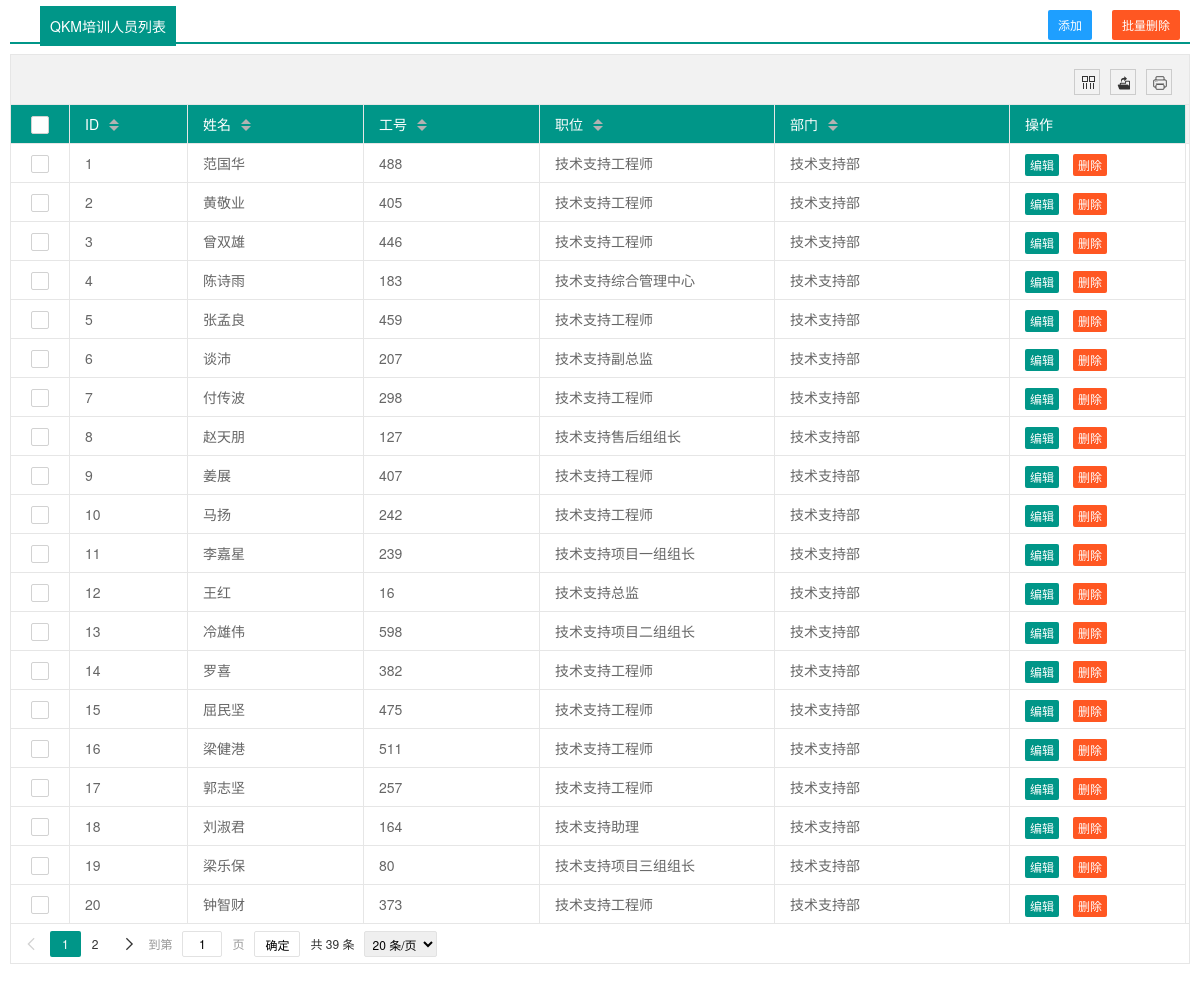
The app's page /code/LayuiStudy/backend/admin/admin.php with its own data.
### tables this page shows
CREATE TABLE `personal_msg` (
  `Name_Index` int(3) unsigned NOT NULL AUTO_INCREMENT,
  `Name` varchar(10) DEFAULT NULL,
  `Job_Num` int(3) DEFAULT NULL,
  `Tittle` varchar(10) DEFAULT NULL,
  `department` varchar(15) DEFAULT NULL,
  PRIMARY KEY (`Name_Index`)
);

### code/LayuiStudy/backend/admin/function.php (called while the page is built, shortened)
<?php
function db_connect($db)
{
    $conn = mysqli_connect($db['db_host'], $db['db_user'], $db['db_pass'],$db['db_name']);
    mysqli_set_charset($conn,'utf8');
    return $conn;
}
function find_ID_All($table,$db)
{
    $conn = db_connect($db);
    $sql  = 'SELECT * FROM ' . $table;
    $result = mysqli_query($conn,$sql);
    $rows=[];
    if ($result && mysqli_num_rows($result) >0) {
        $rows[]= mysqli_fetch_all($result,MYSQLI_ASSOC);
        }
    return $rows;
}

### code/LayuiStudy/backend/admin/admin.php (the view, shortened to what this page needs)
<?php
require 'function.php';
?>
<!DOCTYPE html>
<html>
<head>
  <link rel="stylesheet" type="text/css" href="layui/css/layui.css">
</head>
<body style="padding: 10px;" >
<div class="header">
  <span>QKM培训人员列表</span>
      <button type="button" class="layui-btn layui-btn-sm layui-btn-danger" onclick="multiDel()">批量删除</button>
      <button type="button" class="layui-btn layui-btn-sm layui-btn-normal" onclick="add()">添加</button>
</div>
<table class="layui-table" lay-filter="test" lay-data="{page:true ,toolbar:true ,groups: 2,limit:20}" >
    <tbody>
      <?php
        $result =find_ID_All('personal_msg',$db);
        $arrlength=count($result[0]);
        foreach($result as $rows){
          for($i=0; $i<=$arrlength-1; $i++){
      ?>
        <tr>
          <td lay-data="{field:'Name_Index'}"><?php echo $i+1;?></td>
          <td lay-data="{field:'Name'}"><?php echo $rows[$i]['Name'];?></td>
          <td lay-data="{field:'Job_Num'}"><?php echo $rows[$i]['Job_Num'];?></td>
          <td lay-data="{field:'Tittle'}"><?php echo $rows[$i]['Tittle'];?></td>
          <td lay-data="{field:'department'}"><?php echo $rows[$i]['department'];?></td>
          <td>
          <button class="layui-btn layui-btn-xs"  onclick="edit(<?php echo $rows[$i]['Name_Index'];?>)" value=<?php echo $rows[$i]['Name_Index'];?>>编辑</button>
          <button class="layui-btn layui-btn-danger layui-btn-xs"  onclick="del(<?php echo $rows[$i]['Name_Index'];?>)">删除</button>
          </td>
        </tr>
      <?php
          }
        }
      ?>
    </tbody>
</table>
<br><br><br>
</body>
</html>

### code/LayuiStudy/backend/admin/layui/css/layui.css (style rules this page uses)
.layui-btn,.layui-edge,.layui-inline,img { vertical-align:middle }
.layui-btn,.layui-disabled,.layui-icon,.layui-unselect { -moz-user-select:none;-webkit-user-select:none;-ms-user-select:none }
blockquote,body,button,dd,div,dl,dt,form,h1,h2,h3,h4,h5,h6,input,li,ol,p,pre,td,textarea,th,ul { margin:0;padding:0;-webkit-tap-highlight-color:rgba(0,0,0,0) }
table { border-collapse:collapse;border-spacing:0 }
button,input,optgroup,option,select,textarea { font-family:inherit;font-size:inherit;font-style:inherit;font-weight:inherit;outline:0 }
body { line-height:24px;font:14px Helvetica Neue,Helvetica,PingFang SC,Tahoma,Arial,sans-serif }
.layui-border-box,.layui-border-box * { box-sizing:border-box }
.layui-btn,.layui-input,.layui-select,.layui-textarea,.layui-upload-button { outline:0;-webkit-appearance:none;transition:all .3s;-webkit-transition:all .3s;box-sizing:border-box }
.layui-btn { display:inline-block;height:38px;line-height:38px;padding:0 18px;background-color:#009688;color:#fff;white-space:nowrap;text-align:center;font-size:14px;border:none;border-radius:2px;cursor:pointer }
.layui-btn+.layui-btn { margin-left:10px }
.layui-btn-normal { background-color:#1E9FFF }
.layui-btn-danger { background-color:#FF5722 }
.layui-btn-sm { height:30px;line-height:30px;padding:0 10px;font-size:12px }
.layui-btn-xs { height:22px;line-height:22px;padding:0 5px;font-size:12px }
.layui-table,.layui-table-view { margin:10px 0 }
.layui-table { width:100%;background-color:#fff;color:#666 }
.layui-table tr { transition:all .3s;-webkit-transition:all .3s }
.layui-table td,.layui-table th,.layui-table-col-set,.layui-table-fixed-r,.layui-table-grid-down,.layui-table-header,.layui-table-page,.layui-table-tips-main,.layui-table-tool,.layui-table-total,.layui-table-view,.layui-table[lay-skin=line],.layui-table[lay-skin=row] { border-width:1px;border-style:solid;border-color:#e6e6e6 }
.layui-table td,.layui-table th { position:relative;padding:9px 15px;min-height:20px;line-height:20px;font-size:14px }
.layui-table[lay-data] { display:none }

### code/LayuiStudy/backend/admin/admin.php (style rules this page uses)
.header span { background: #009688;color: #fff;padding: 10px;margin-left: 30px;line-height: 32px; }
.header button { margin: auto 10px; float: right; }
.header { border-bottom: 2px #009688 solid; }

### records on screen
personal_msg: Name "范国华", Job_Num "488", Tittle "技术支持工程师", department "技术支持部", $rows[$i]['Name_Index'] 50 (drawn)
personal_msg: Name "黄敬业", Job_Num "405", Tittle "技术支持工程师", department "技术支持部", $rows[$i]['Name_Index'] 51 (drawn)
personal_msg: Name "曾双雄", Job_Num "446", Tittle "技术支持工程师", department "技术支持部", $rows[$i]['Name_Index'] 49 (drawn)
personal_msg: Name "陈诗雨", Job_Num "183", Tittle "技术支持综合管理中心", department "技术支持部", $rows[$i]['Name_Index'] 48 (drawn)
personal_msg: Name "张孟良", Job_Num "459", Tittle "技术支持工程师", department "技术支持部", $rows[$i]['Name_Index'] 47 (drawn)
personal_msg: Name "谈沛", Job_Num "207", Tittle "技术支持副总监", department "技术支持部", $rows[$i]['Name_Index'] 46 (drawn)
personal_msg: Name "付传波", Job_Num "298", Tittle "技术支持工程师", department "技术支持部", $rows[$i]['Name_Index'] 45 (drawn)
personal_msg: Name "赵天朋", Job_Num "127", Tittle "技术支持售后组组长", department "技术支持部", $rows[$i]['Name_Index'] 44 (drawn)
personal_msg: Name "姜展", Job_Num "407", Tittle "技术支持工程师", department "技术支持部", $rows[$i]['Name_Index'] 43 (drawn)
personal_msg: Name "马扬", Job_Num "242", Tittle "技术支持工程师", department "技术支持部", $rows[$i]['Name_Index'] 42 (drawn)
personal_msg: Name "李嘉星", Job_Num "239", Tittle "技术支持项目一组组长", department "技术支持部", $rows[$i]['Name_Index'] 41 (drawn)
personal_msg: Name "王红", Job_Num "16", Tittle "技术支持总监", department "技术支持部", $rows[$i]['Name_Index'] 38 (drawn)
personal_msg: Name "冷雄伟", Job_Num "598", Tittle "技术支持项目二组组长", department "技术支持部", $rows[$i]['Name_Index'] 39 (drawn)
personal_msg: Name "罗喜", Job_Num "382", Tittle "技术支持工程师", department "技术支持部", $rows[$i]['Name_Index'] 40 (drawn)
personal_msg: Name "屈民坚", Job_Num "475", Tittle "技术支持工程师", department "技术支持部", $rows[$i]['Name_Index'] 52 (drawn)
personal_msg: Name "梁健港", Job_Num "511", Tittle "技术支持工程师", department "技术支持部", $rows[$i]['Name_Index'] 53 (drawn)
personal_msg: Name "郭志坚", Job_Num "257", Tittle "技术支持工程师", department "技术支持部", $rows[$i]['Name_Index'] 54 (drawn)
personal_msg: Name "刘淑君", Job_Num "164", Tittle "技术支持助理", department "技术支持部", $rows[$i]['Name_Index'] 55 (drawn)
personal_msg: Name "梁乐保", Job_Num "80", Tittle "技术支持项目三组组长", department "技术支持部", $rows[$i]['Name_Index'] 56 (drawn)
personal_msg: Name "钟智财", Job_Num "373", Tittle "技术支持工程师", department "技术支持部", $rows[$i]['Name_Index'] 57 (drawn)
